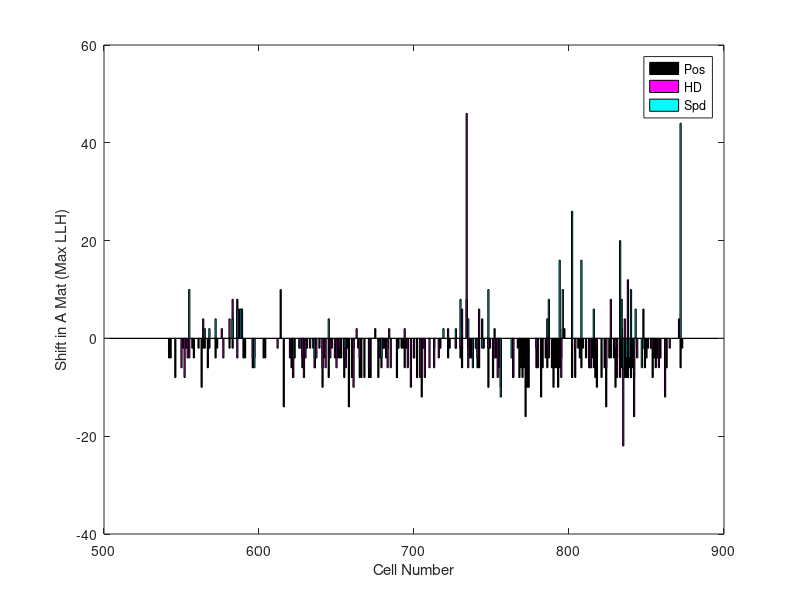
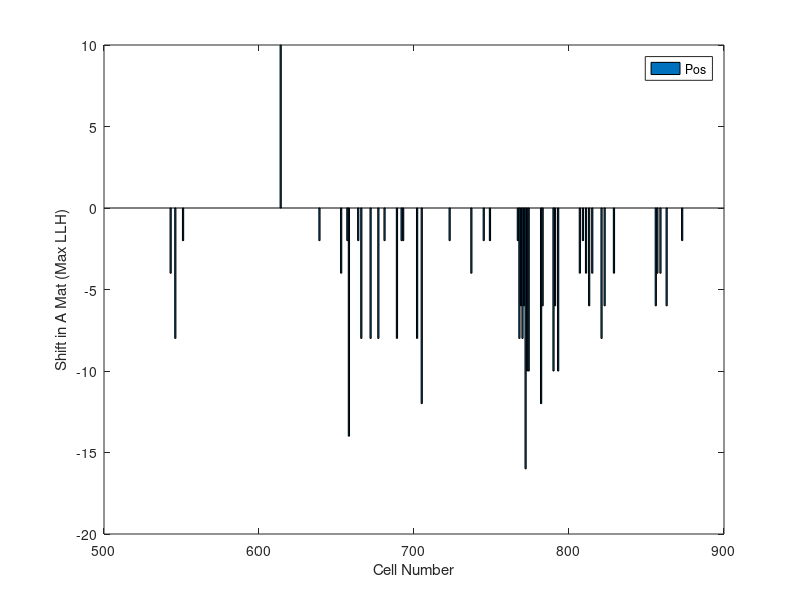
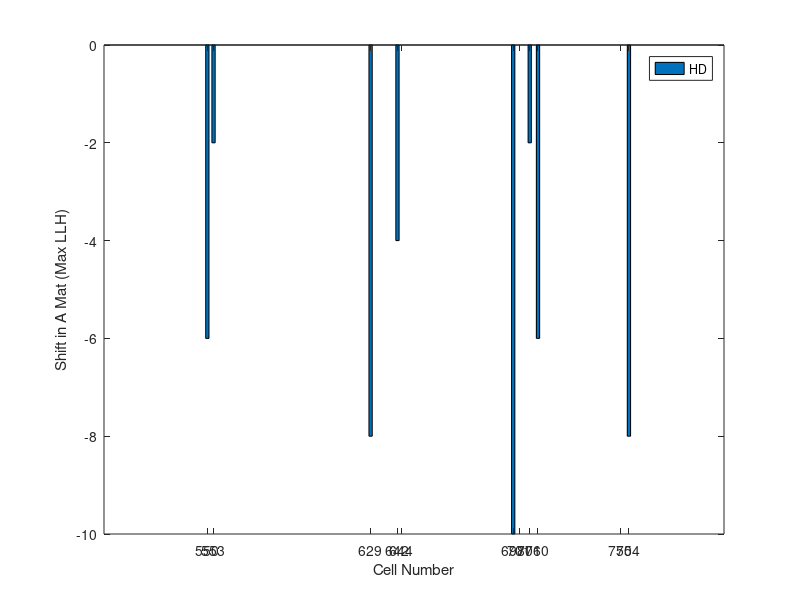
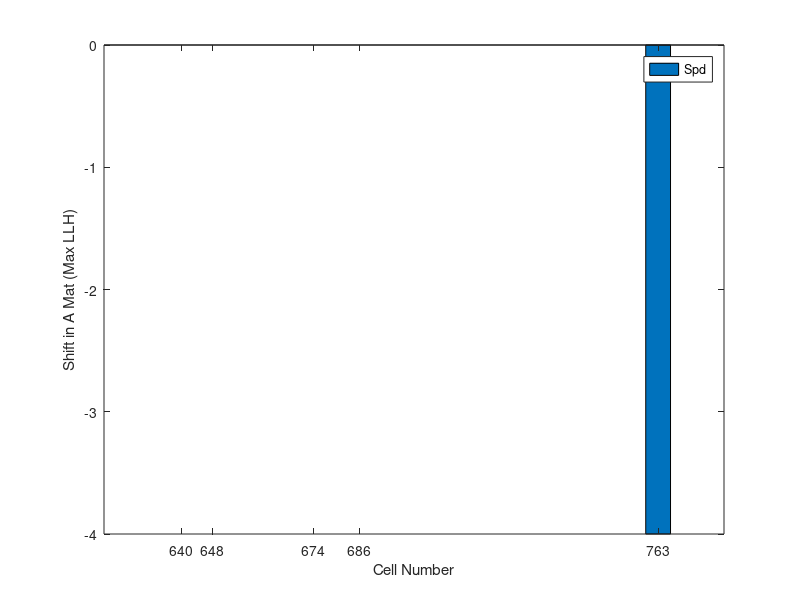

Write MATLAB code to recreate these figures, in order.

%% load data

load('cellData_start542.mat'); %loads the data into the workspace

%load the cells of interest
load('encodingCells.mat');
%get rid of the crappy cells
encodingCells = encodingCells(encodingCells >= 542);

%find the indices of the significant p values for every shift

%preallocate for the significant p values and therefore shifts in the
%matrix

%% Find the significant shifts for each cell

SigAllVarShifts = AllVarShifts; %significant shifts

for i = encodingCells' %for all of the cells
   for j = numel(AllPShifts{i}) %for all the elements in the returned p vals
       if j > 0 %if there were any called shifts
            if AllPShifts{i}{j} > .05 %if the p value is not significant
                SigAllVarShifts{i}(j) = 0; %set the shift to zero
            end
       end
   end
end

%% remove empty cells

SigAllVarShiftsFilt = cell(numel(encodingCells),2); %preallocates
for k = 1:numel(encodingCells)
    SigAllVarShiftsFilt{k,2} = SigAllVarShifts{encodingCells(k)}; %in the filtered array, this will only contain non-empty vals
    SigAllVarShiftsFilt{k,1} = encodingCells(k); %places the cell name there
end

%% Count up the shifts across all cells

%here, we will plot the distribution of shifts, across all cells, for each
%of the variables: Pos, HD, and Spd

%first, filter out the empty variables

variables_allFilt = cell(numel(encodingCells),2); %preallocate for filtered variables

for i = 1:numel(encodingCells)
    variables_allFilt{i,2} = variables_all{encodingCells(i)}; %this will contain only non-empty vals
    variables_allFilt{i,1} = encodingCells(i); %puts the cell name there
end

%% organize cells into three different categories: those with Pos, HD, and Spd variables, and therefore shift data

posCells = cell(numel(encodingCells),2); %preallocate
hdCells = cell(numel(encodingCells),2);
spdCells = cell(numel(encodingCells),2);

%place the cell name and appropriate shift into the array

for f = 1:numel(encodingCells) %for all the number of cells
    for l = 1:numel(variables_allFilt{f,2}) %for all the elements in each variable cell
        if variables_allFilt{f,2}(l) == 1 %if it is Pos
            posCells{f,1} = SigAllVarShiftsFilt{f,1}; %put the cell name in the array
            posCells{f,2} = SigAllVarShiftsFilt{f,2}(l); %put the relevent shift in the array
        elseif variables_allFilt{f,2}(l) == 2 %if it is HD
            hdCells{f,1} = SigAllVarShiftsFilt{f,1}; %put the cell name into the array
            hdCells{f,2} = SigAllVarShiftsFilt{f,2}(l); %place relevant shifts in array
        elseif variables_allFilt{f,2}(l) == 3 %if it is Spd
            spdCells{f,1} = SigAllVarShiftsFilt{f,1}; %putt the cell name into array
            spdCells{f,2} = SigAllVarShiftsFilt{f,2}(l); %put the shift in array
        end
    end
end

%% Convert to matrix from cell array

posCells = cell2mat(posCells);
hdCells = cell2mat(hdCells);
spdCells = cell2mat(spdCells);

%% plot these data

figure(1);
bar(posCells(:,1),posCells(:,2),'FaceColor','k');
hold on
bar(hdCells(:,1),hdCells(:,2),'FaceColor','m');
hold on
bar(spdCells(:,1),spdCells(:,2),'FaceColor','c');
legend('Pos','HD','Spd');
xlabel('Cell Number');
ylabel('Shift in A Mat (Max LLH)');

%% examine relationships in cells between the different variables and their respective shifts\

%first, group cells based on the different possible models

posMod = cell(numel(encodingCells),2); %1
hdMod = cell(numel(encodingCells),2); %2 
spdMod = cell(numel(encodingCells),2); %3
posHdMod = cell(numel(encodingCells),2); %1 2
hdSpdMod = cell(numel(encodingCells),2); %2 3
posSpdMod = cell(numel(encodingCells),2); %1 3
posHdSpdMod = cell(numel(encodingCells),2); %1 2 3

%create arrays for the multiple models 
ph = [1 2];
hs = [2 3];
ps = [1 3];
phs = [1 2 3];

for i = 1:numel(encodingCells)
    for j = 1:numel(variables_allFilt{i,2})
        if variables_allFilt{i,2}(j) == 4
            variables_allFilt{i,2}(j) = []; %gets rid of the theta model because we dont want it
            SigAllVarShiftsFilt{i,2}(j) = []; %gets rid of the theta shift, because we also don't want it
        end
    end
    if numel(variables_allFilt{i,2}) == 1 %if there is one variable in the model, do the next line
        if variables_allFilt{i,2} == 1
            posMod{i,1} = variables_allFilt{i,1};
            posMod{i,2} = SigAllVarShiftsFilt{i,2};
        elseif variables_allFilt{i,2} == 2
            hdMod{i,1} = variables_allFilt{i,1};
            hdMod{i,2} = SigAllVarShiftsFilt{i,2};
        elseif variables_allFilt{i,2} == 3
            spdMod{i,1} = variables_allFilt{i,1};
            spdMod{i,2} = SigAllVarShiftsFilt{i,2};
        end
    elseif numel(variables_allFilt{i,2}) == 2 %if there are two variables in the model, run these lines
        if variables_allFilt{i,2} == ph
            posHdMod{i,1} = variables_allFilt{i,1};
            posHdMod{i,2} = SigAllVarShiftsFilt{i,2};
        elseif variables_allFilt{i,2} == hs
            hdSpdMod{i,1} = variables_allFilt{i,1};
            hdSpdMod{i,2} = SigAllVarShiftsFilt{i,2};
        elseif variables_allFilt{i,2} == ps
            posSpdMod{i,1} = variables_allFilt{i,1};
            posSpdMod{i,2} = SigAllVarShiftsFilt{i,2};
        end
    elseif numel(variables_allFilt{i,2}) == 3 %if there are three variables in the model, run these
        if variables_allFilt{i,2} == phs 
            posHdSpdMod{i,1} = variables_allFilt{i,1};
            posHdSpdMod{i,2} = SigAllVarShiftsFilt{i,2};
        end
    end
end


%% get rid of the empty cells

%convert from cell array to matrix

posMod = cell2mat(posMod);
hdMod = cell2mat(hdMod);
spdMod = cell2mat(spdMod);
posHdMod = cell2mat(posHdMod);
hdSpdMod = cell2mat(hdSpdMod);
posSpdMod = cell2mat(posSpdMod);
posHdSpdMod = cell2mat(posHdSpdMod);

%%display the data

%first the position
figure(2);
bar(posMod(:,1),posMod(:,2));
xlabel('Cell Number');
ylabel('Shift in A Mat (Max LLH)');
legend('Pos');


%next, HD
figure(3);
bar(hdMod(:,1),hdMod(:,2));
xlabel('Cell Number');
ylabel('Shift in A Mat (Max LLH)');
legend('HD');

%next, spd
figure(4);
bar(spdMod(:,1),spdMod(:,2));
xlabel('Cell Number');
ylabel('Shift in A Mat (Max LLH)');
legend('Spd');


%next, posHd
figure(5);
%pos first
bar(posHdMod(:,1),posHdMod(:,2),'FaceColor','m');
hold on
%next, HD
bar(posHdMod(:,1),posHdMod(:,3),'FaceColor','g');
legend('Pos','HD');
hold off
xlabel('Cell Number');
ylabel('Shift in A Mat (Max LLH)');

%next, hdPsd
figure(6);
%hd firt
bar(hdSpdMod(:,1),hdSpdMod(:,2),'FaceColor','r');
hold on
%next, the Spd
bar(hdSpdMod(:,1),hdSpdMod(:,3),'FaceColor','c');
legend('HD','Spd');
hold off
xlabel('Cell Number');
ylabel('Shift in A Mat (Max LLH)');

%next, PosSpd
figure(7);
%first the pos
bar(posSpdMod(:,1),posSpdMod(:,2),'FaceColor','k');
hold on
%next the spd
bar(posSpdMod(:,1),posSpdMod(:,3),'FaceColor','b');
legend('Pos','Spd');
hold off
xlabel('Cell Number');
ylabel('Shift in A Mat (Max LLH)');

%last, the posHdSpd
figure(8);
%first the pos
bar(posHdSpdMod(:,1),posHdSpdMod(:,2),'FaceColor','g');
hold on
%next the Hd
bar(posHdSpdMod(:,1),posHdSpdMod(:,3),'FaceColor','r');
%next the spd
hold on
bar(posHdSpdMod(:,1),posHdSpdMod(:,4),'FaceColor','c');
legend('Pos','HD','Spd');
hold off
xlabel('Cell Number');
ylabel('Shift in A Mat (Max LLH)');








        
    
